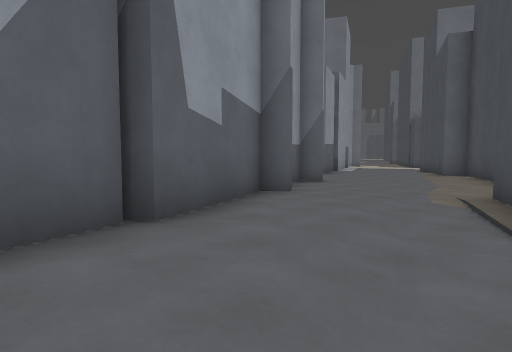
view 1 (above)

24 first-person views from a walk through a 3-D level made in the Godot game engine. The camera is 1.4 m above the floor, tilts 4° down and sees 75° across. The floor is counted in squares, 2 m on a side. Each view is taken from the middle of a square. On the plan, view 1 faces up. The plan holds only what a view shows up to about 10 squares ahead; the rest is blank. The place goes on beyond the plan. Surface patterns are stand-ins for the level's own textures.

view 2
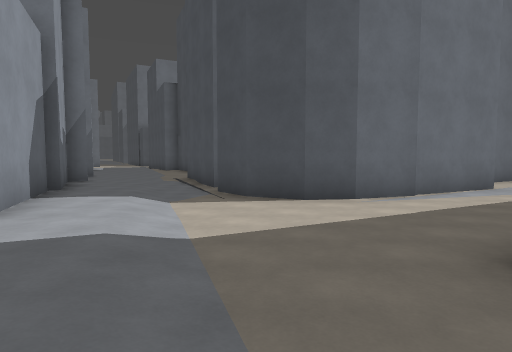

view 3
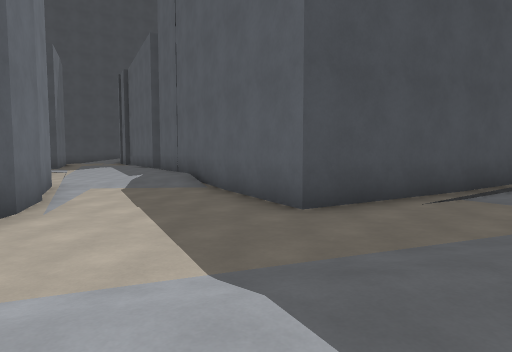

view 4
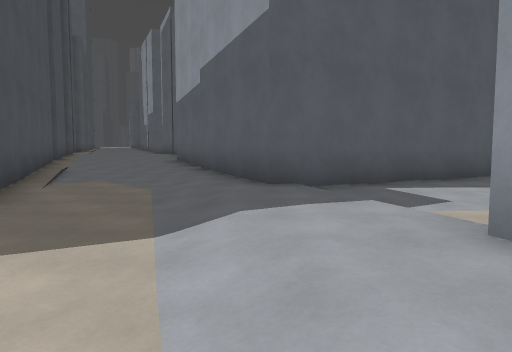

view 5
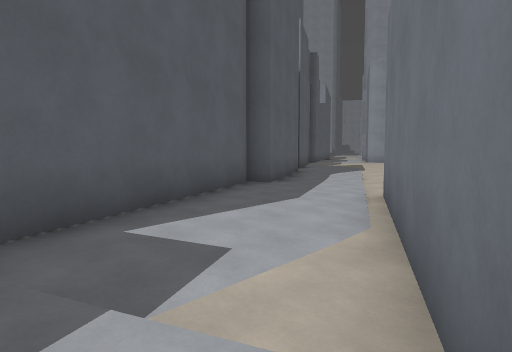

view 6
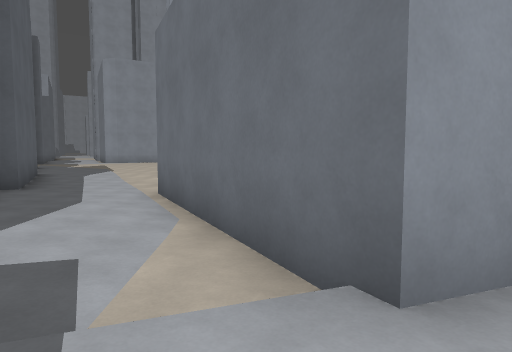

view 7
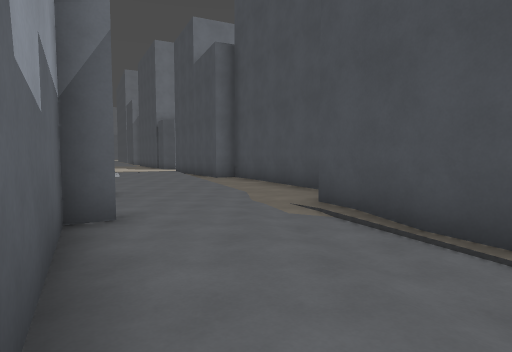

view 8
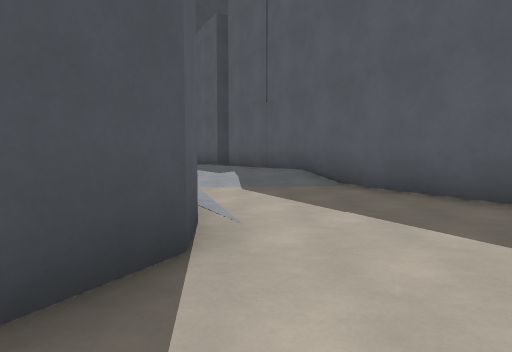

view 9
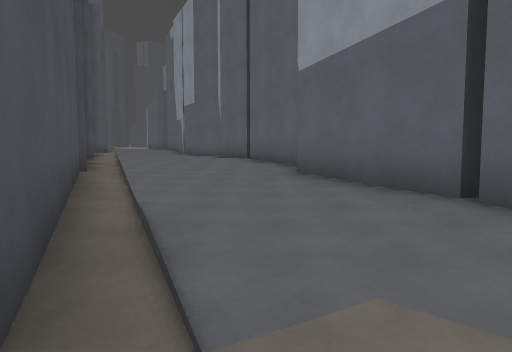

view 10
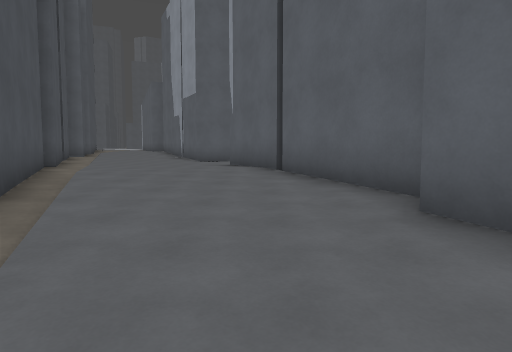

view 11
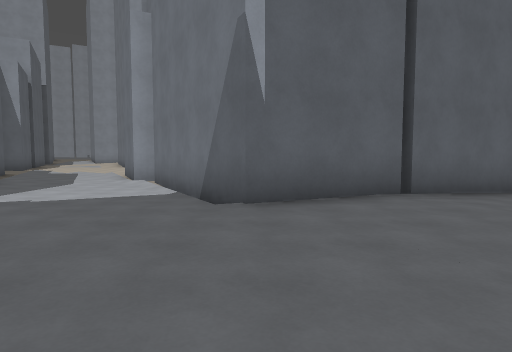

view 12
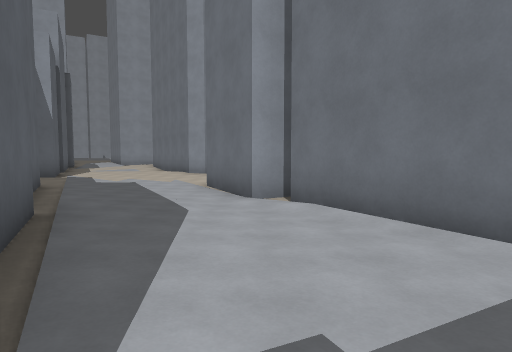

view 13
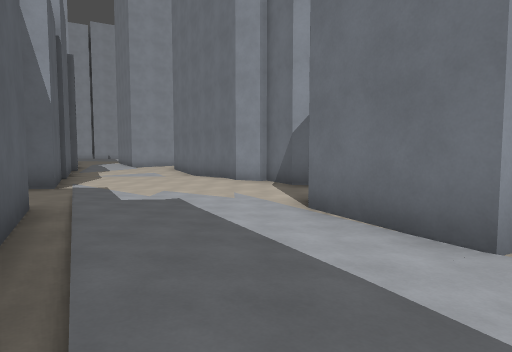

view 14
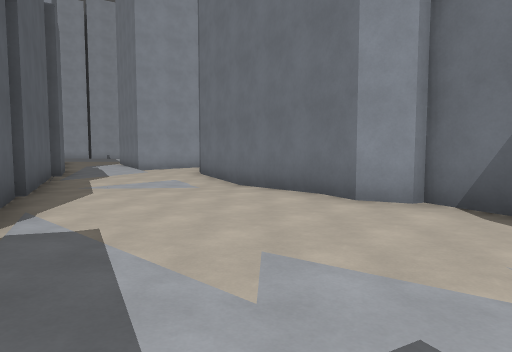

view 15
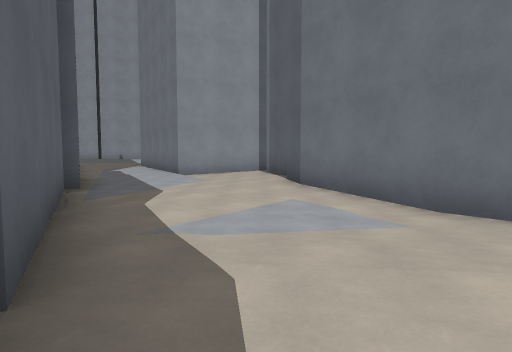

view 16
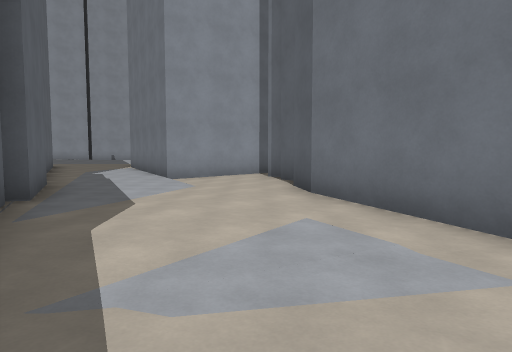

view 17
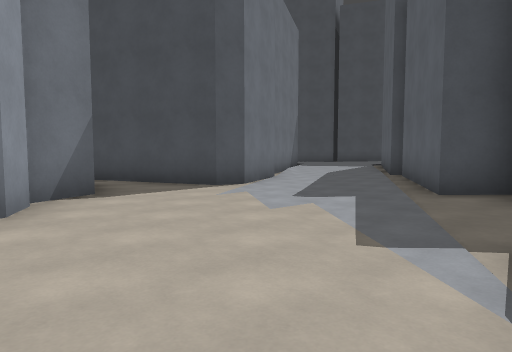

view 18
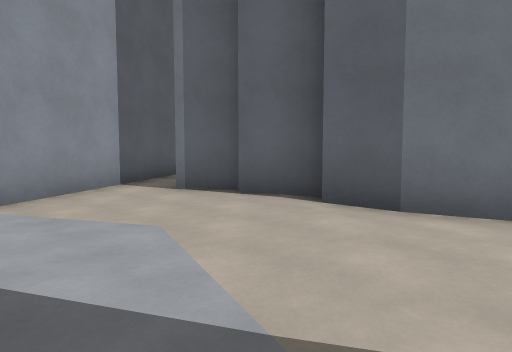

view 19
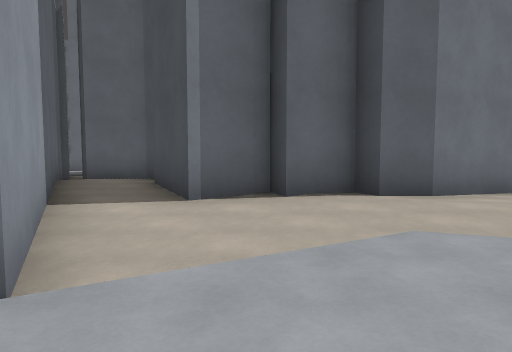

view 20
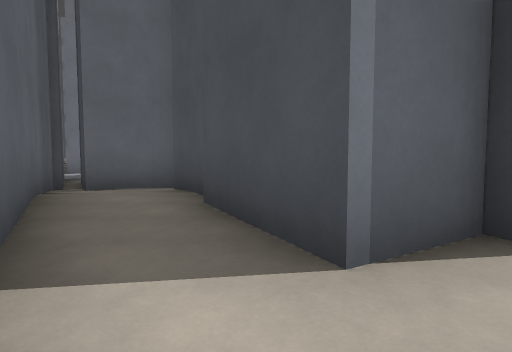

view 21
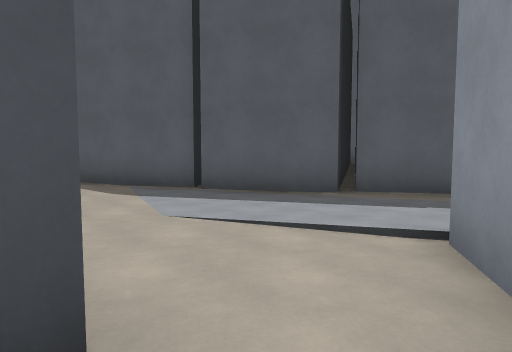

view 22
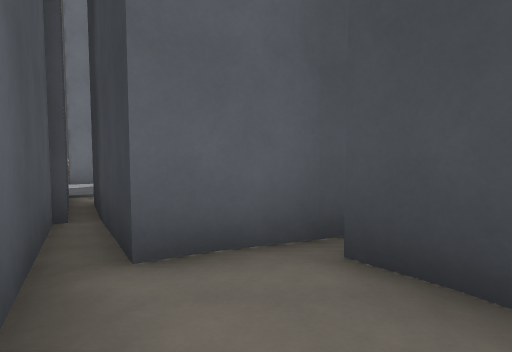

view 23
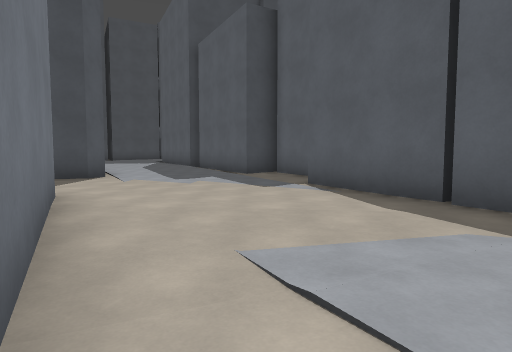

view 24
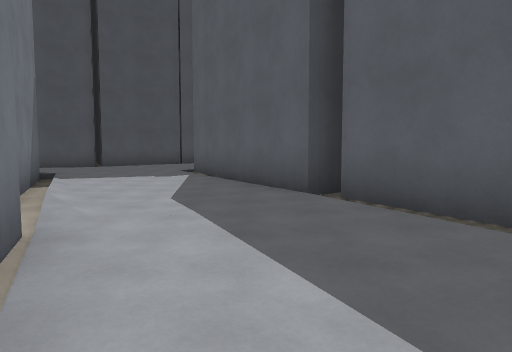

### Floor plan
Key: @ floor where view 1 was taken; # wall or solid block; . main floor; : floor 0.25 m higher than the main floor; - floor 0.25 m lower than the main floor; _ floor 0.5 m lower than the main floor; < floor 0.75 m lower than the main floor; ( floor 1 m lower than the main floor; ! floor 1.25 m lower than the main floor; / step, stairs or slope.
Columns run from 35 left of view 1 to 7 right of it. Each row starts with its distance up from view 1.
 10                                      !!!!!#
  9                                     #!!!!(#
  8                                     #((!(##
  7                                     (((((#
  6                                   ##((((##
  5                                   #((/(##
  4     #<                            #((((#
  3     ##                 <<        ##</(##
  2                        /<<(##    #<<((#
  1                       <<<<</######</(##
  0                      ###<<<<<<(##<<@(#
 -1   ###                  ###<<<<<(/</((##
 -2   #.#                    ###<<<<__((((####
 -3  ##:#                      #####_/(((((((##
 -4  #::#                          #_<<<(((((/(
 -5  #.:#                         ##/<<##<(////
 -6  #.##                         #/<<<#####/__
 -7 ##.##                        ##_<<##   ####
 -8 #...##                       #-__/#
 -9 #/...####                    #-___#
-10 ........####     #          ##--/##
-11 ........--.#####.#         ##.--/#
-12 #................#         #....-#
-13 ####.............##       ##:../##
-14 #  ####...........##.##   #::::-#
-15 #     ####..........//#####:::/##
-16          ###...........:/##:::/#
-17            ##..#//:::.::::::::.#
-18             ########/::::::::/##
-19                    ####//:::::#

Where each view was taken, in squares from view 1:
view 1: 0 up, 0 right, facing up
view 2: 5 down, 3 left, facing up-right
view 3: 1 down, 3 left, facing down-right
view 4: 0 up, 0 right, facing down-left
view 5: 1 down, 2 left, facing left
view 6: 2 down, 2 left, facing up-left
view 7: 2 up, 1 left, facing up-right
view 8: 0 up, 0 right, facing down-right
view 9: 6 down, 1 left, facing down-left
view 10: 9 down, 3 left, facing down-left
view 11: 19 down, 6 left, facing up-left
view 12: 19 down, 11 left, facing up-left
view 13: 18 down, 15 left, facing up-left
view 14: 16 down, 20 left, facing up-left
view 15: 15 down, 25 left, facing up-left
view 16: 14 down, 26 left, facing up-left
view 17: 14 down, 26 left, facing right
view 18: 13 down, 31 left, facing up
view 19: 11 down, 35 left, facing up-right
view 20: 8 down, 34 left, facing up-right
view 21: 6 down, 33 left, facing down
view 22: 4 down, 33 left, facing up-right
view 23: 10 down, 28 left, facing down-right
view 24: 14 down, 19 left, facing down-right
